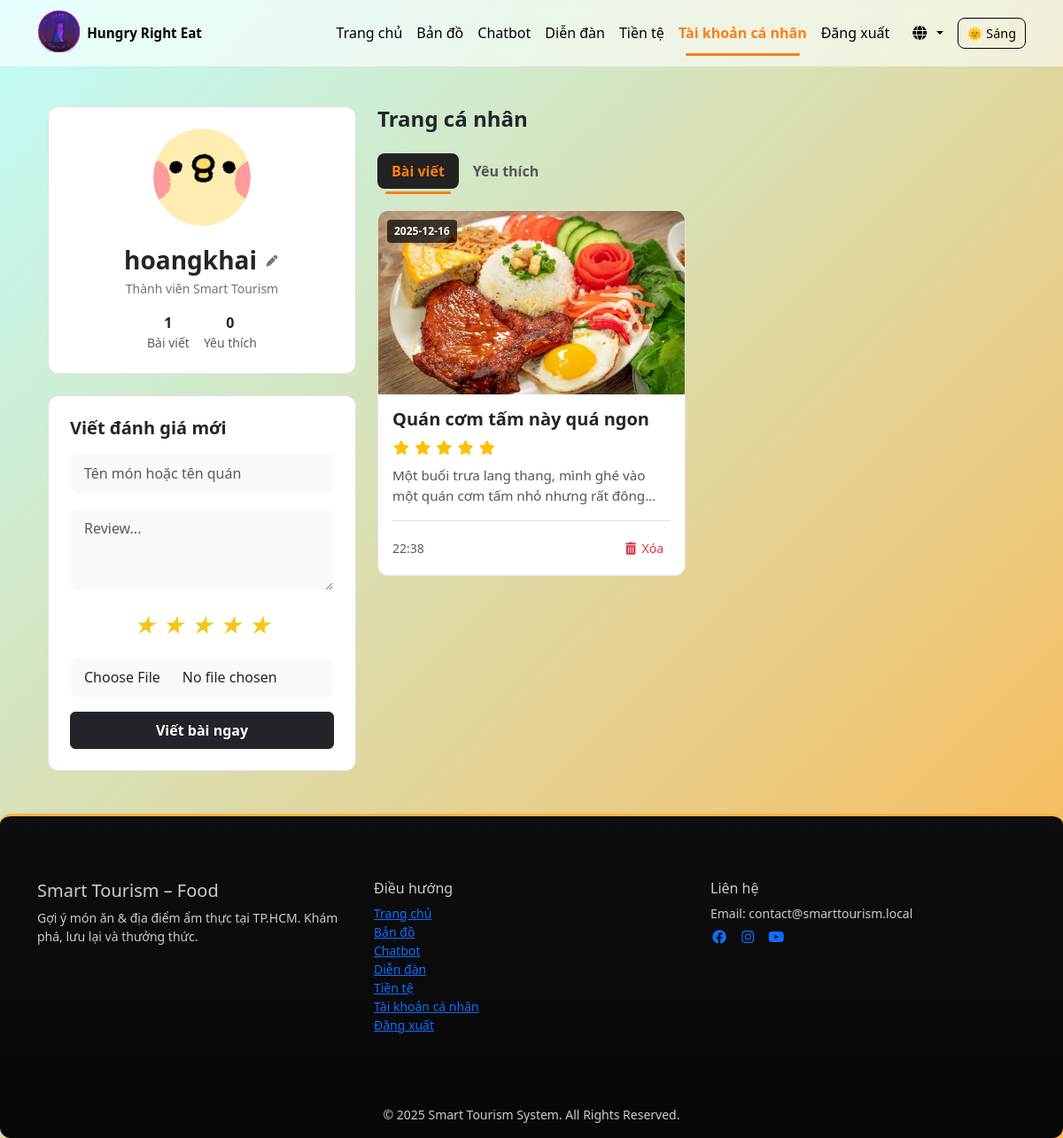
The app's page /account (signed in) with its own data.
### tables this page shows
CREATE TABLE users (
            id INTEGER PRIMARY KEY AUTOINCREMENT,
            username TEXT UNIQUE NOT NULL,
            email TEXT UNIQUE NOT NULL,
            password TEXT NOT NULL,
            verified INTEGER DEFAULT 0
        , avatar TEXT DEFAULT 'default.png', bio TEXT DEFAULT '');

CREATE TABLE food_posts (
            id INTEGER PRIMARY KEY AUTOINCREMENT,
            user_id INTEGER NOT NULL,
            food_name TEXT NOT NULL,
            description TEXT NOT NULL,
            image_filename TEXT,
            posted_at TEXT NOT NULL, rating INTEGER DEFAULT 5,
            FOREIGN KEY (user_id) REFERENCES users (id)
        );

### app.py (the view, shortened to what this page needs)
@app.route('/account')
@login_required
def account_page():
    user_id = session['user_id']
    user = get_user_by_id(user_id)
    if user and user['username'] != session.get('username'):
        session['username'] = user['username']
    username = user['username']
    user_bio = user['bio'] if user['bio'] else ""
    user_posts = get_food_posts_by_user(user_id)
    raw_favorites = get_favorites_by_user(user_id)
    enriched_favorites = []
    user = get_user_by_id(user_id)
    avatar_url = (
        url_for('static', filename=user['avatar'])
        if user and user['avatar']
        else url_for('static', filename='images/default-avatar.jpg')
    )
    return render_template(
        'account.html',
        user=user,
        username=username,
        user_bio=user_bio,
        avatar_url=avatar_url,
        posts=user_posts,
        favorites=enriched_favorites
    )

### app.py (called while the page is built)
@app.context_processor
def inject_lang():
    lang = session.get("lang", "vi") # Mặc định là tiếng Việt
    return dict(t=translations[lang], current_lang=lang, lang=translations[lang])

### auth.py (called while the page is built)
def login_required(f):
    @wraps(f)
    def decorated_function(*args, **kwargs):
        if 'user_id' not in session:
            flash('Vui lòng đăng nhập để truy cập trang này.', 'warning')
            return redirect(url_for('auth.login'))
        return f(*args, **kwargs)
    return decorated_function

### database.py (called while the page is built)
def get_db_connection():
    conn = sqlite3.connect(DATABASE)
    conn.row_factory = sqlite3.Row
    return conn

def get_user_by_id(user_id):
    conn = get_db_connection()
    user = conn.execute("SELECT * FROM users WHERE id = ?", (user_id,)).fetchone()
    conn.close()
    return user

def get_food_posts_by_user(user_id):
    conn = get_db_connection()
    posts = conn.execute("""
        SELECT fp.*, u.username
        FROM food_posts fp JOIN users u ON fp.user_id = u.id
        WHERE fp.user_id = ?
        ORDER BY posted_at DESC
    """, (user_id,)).fetchall()
    conn.close()
    return posts

def get_favorites_by_user(user_id):
    conn = get_db_connection()
    cursor = conn.cursor()
    rows = cursor.execute("""
        SELECT place_id, place_name, created_at
        FROM favorites
        WHERE user_id = ?
        ORDER BY created_at DESC
    """, (user_id,)).fetchall()
    conn.close()
    return [dict(row) for row in rows]

### templates/account.html (shortened to what this page needs)
{% extends "base.html" %}
{% block content %}
<link rel="stylesheet" href="{{ url_for('static', filename='css/account.css') }}">
<div class="container mt-4 mb-5">
    <div class="row g-4 justify-content-center">
        <div class="col-lg-4">
            <div class="flat-card mb-4 text-center p-4">
                <div class="avatar-wrapper mb-3">
                    <form id="avatarForm" action="{{ url_for('upload_avatar') }}" method="POST" enctype="multipart/form-data">
                        <label for="avatarInput" class="avatar-hover">
                            <img
                                src="{{ avatar_url }}"
                                class="avatar-img"
                                onerror="this.src='/static/images/default-avata.jpg'">
                        </label>
                    </form>
                </div>
                <div class="d-flex align-items-center justify-content-center gap-2 mb-1">
                    <h3 class="fw-bold mb-0">{{ username }}</h3>
                    <button class="btn btn-sm btn-link text-secondary p-0" data-bs-toggle="modal" data-bs-target="#editProfileModal" title="{{ lang.edit_profile }}">
                        <i class="fas fa-pen" style="font-size: 0.8rem;"></i>
                    </button>
                </div>
                {% if user_bio %}
                    <p class="text-muted fst-italic small mb-3 px-2">"{{ user_bio }}"</p>
                {% else %}
                    <p class="text-secondary small mb-3">{{ lang.profile_member }}</p>
                {% endif %}
                <div class="d-flex justify-content-center gap-3 text-center">
                    <div>
                        <div class="fw-bold">{{ posts|length }}</div>
                        <div class="small text-muted">{{ lang.profile_posts }}</div>
                    </div>
                    <div>
                        <div class="fw-bold">{{ favorites|length }}</div>
                        <div class="small text-muted">{{ lang.profile_fav }}</div>
                    </div>
                </div>
            </div>
            <div class="flat-card p-4 sticky-top" style="top: 80px; z-index: 1;">
                <h5 class="fw-bold mb-3">{{ lang.profile_write }}</h5>
                <form method="POST" action="{{ url_for('your_account') }}" enctype="multipart/form-data">
                    <div class="mb-3">
                        <input type="text" class="form-control flat-input" name="food_name" placeholder="{{ lang.profile_title_post }}" required>
                    </div>
                    <div class="mb-3">
                        <textarea class="form-control flat-input" name="description" rows="3" placeholder="Review..." required></textarea>
                    </div>
                    <div class="mb-3 text-center">
                        <div class="star-rating" id="starRating">
                            <i class="star" data-value="1">★</i>
                            <i class="star" data-value="2">★</i>
                            <i class="star" data-value="3">★</i>
                            <i class="star" data-value="4">★</i>
                            <i class="star" data-value="5">★</i>
                        </div>
                    </div>
                    <div class="mb-3">
                        <input class="form-control flat-input" type="file" name="image" accept="image/*">
                    </div>
                    <button type="submit" class="btn btn-dark w-100 fw-bold py-2">{{ lang.profile_write_now }}</button>
                </form>
            </div>
        </div>
        <div class="col-lg-8">
            <h4 class="fw-bold mb-4">{{ lang.profile_title }}</h4>
            <ul class="nav nav-pills mb-4" id="pills-tab" role="tablist">
                <li class="nav-item">
                    <button class="nav-link active fw-bold" id="pills-posts-tab" data-bs-toggle="pill" data-bs-target="#pills-posts" type="button">
                        {{ lang.profile_posts }}
                    </button>
                </li>
                <li class="nav-item">
                    <button class="nav-link fw-bold" id="pills-fav-tab" data-bs-toggle="pill" data-bs-target="#pills-fav" type="button">
                        {{ lang.profile_fav }}
                    </button>
                </li>
            </ul>
            <div class="tab-content" id="pills-tabContent">
                <div class="tab-pane fade show active" id="pills-posts">
                    {% if posts %}
                        <div class="row g-4">
                            {% for post in posts %}
                            <div class="col-md-6">
                                <div class="flat-card h-100 post-card">
                                    <div class="card-img-wrapper">
                                        <img src="{{ url_for('static', filename=post.image_filename.replace('\\', '/')) if post.image_filename else url_for('static', filename='images/default_food.jpg') }}"
                                            class="post-img"
                                            alt="{{ post.food_name }}"
                                            data-default="{{ url_for('static', filename='images/default_food.jpg') }}"
                                            onerror="this.onerror=null; this.src=this.dataset.default;">
                                        <div class="card-date-overlay">
                                            {{ post.posted_at.split(' ')[0] }}
                                        </div>
                                    </div>
                                    <div class="card-body p-3 d-flex flex-column">
                                        <h5 class="card-title fw-bold text-truncate">{{ post.food_name }}</h5>
                                        <div class="rating-stars mb-2">
                                            {% set star = post.rating if post.rating else 5 %}
                                            {% for i in range(1, 6) %}
                                                {% if i <= star %}
                                                    <i class="fas fa-star text-warning"></i>
                                                {% else %}
                                                    <i class="far fa-star text-muted"></i>
                                                {% endif %}
                                            {% endfor %}
                                        </div>
                                        <p class="description-text mb-3 flex-grow-1">{{ post.description }}</p>
                                        <div class="d-flex justify-content-between align-items-center pt-3 border-top">
                                            <small class="text-muted">{{ post.posted_at.split(' ')[1][:5] }}</small>
                                            <form action="{{ url_for('delete_post', post_id=post.id) }}" method="POST" onsubmit="return confirm('Bạn có chắc muốn xóa bài viết này không?');" style="display:inline;">
                                                <button type="submit" class="btn btn-sm btn-outline-danger border-0" title="{{ lang.clear }}">
                                                    <i class="fas fa-trash-alt"></i> {{ lang["clear"] }}
                                                </button>
                                            </form>
                                        </div>
                                    </div>
                                </div>
                            </div>
                            {% endfor %}
                        </div>
                    {% else %}
                        <div class="text-center py-5 bg-light rounded">
                            <p class="text-muted">{{ lang.profile_no_post }}</p>
                        </div>
                    {% endif %}
                </div>
            </div>
        </div>
    </div>
</div>
<link rel="stylesheet" href="https://cdnjs.cloudflare.com/ajax/libs/font-awesome/6.0.0/css/all.min.css">
{% endblock %}

### static/css/base.css (style rules this page uses)
:root { --color-bg: #faf7f3; --color-text: #222; --color-muted: #6c6c6c; --color-card: #fff; --color-card-shadow: rgba(12, 12, 12, 0.08); --brand-primary: #ff7b00; --brand-secondary: #ffb84c; --gradient-hero: linear-gradient(180deg, rgba(0,0,0,0.25), rgba(0,0,0,0.45)); }
body { padding-top: 72px; background: linear-gradient(135deg, #c0fdfb, #ffb347); min-height: 100vh; font-family: 'Verdana', 'Segoe UI', sans-serif; transition: background 0.35s ease, color 0.35s ease; -webkit-font-smoothing: antialiased; }
.form-control { border-radius: 8px; border: 1px solid #ced4da; padding: 0.75rem 1rem; }
.post-card { border: 1px solid #e0e0e0; border-radius: 12px; overflow: hidden; transition: transform 0.2s ease-in-out, box-shadow 0.2s ease-in-out; }
.post-card .card-body { padding: 1rem; }
.post-card .card-title { font-weight: 600; margin-bottom: 0.5rem; }
.nav-link { position: relative; transition: color 0.2s ease; color: #333; }
body:not(.dark) .nav-link.active { color: #fd7e14 !important; font-weight: 600; }
body:not(.dark) .nav-link.active::after { content: ""; position: absolute; left: 10%; bottom: -6px; width: 80%; height: 3px; background-color: #fd7e14; border-radius: 2px; }

### static/css/index.css (style rules this page uses)
.card-body { padding: 1.25rem; display: flex; flex-direction: column; }
.text-truncate { overflow: hidden; white-space: nowrap; text-overflow: ellipsis; }

### static/css/account.css (style rules this page uses)
.flat-card { background: #fff; border: 1px solid #e0e0e0; border-radius: 12px; overflow: hidden; transition: border-color 0.2s; }
.flat-input { background-color: #f8f9fa; border: 1px solid transparent; border-radius: 8px; padding: 10px 15px; }
.card-img-wrapper { position: relative; width: 100%; padding-top: 60%; overflow: hidden; background-color: #eee; }
.post-img { position: absolute; top: 0; left: 0; width: 100%; height: 100%; object-fit: cover; }
.card-date-overlay { position: absolute; top: 10px; left: 10px; background: rgba(0, 0, 0, 0.7); color: #fff; padding: 4px 8px; border-radius: 4px; font-size: 0.75rem; font-weight: bold; }
.description-text { font-size: 0.95rem; color: #555; display: -webkit-box; -webkit-line-clamp: 2; line-clamp: 2; -webkit-box-orient: vertical; overflow: hidden; }
.nav-pills .nav-link { color: #555; border-radius: 8px; padding: 8px 16px; }
.nav-pills .nav-link.active { background-color: #222; color: #fff; }
.avatar-wrapper { display: flex; justify-content: center; }
.avatar-hover { position: relative; width: 110px; height: 110px; border-radius: 50%; overflow: hidden; cursor: pointer; }
.avatar-img { width: 100%; height: 100%; object-fit: cover; border-radius: 50%; transition: 0.3s ease; }
.star-rating { font-size: 28px; cursor: pointer; user-select: none; }
.star { color: #ddd; transition: color 0.2s ease; }
.star.active { color: #f5c518; }

### records on screen
users: username "hoangkhai"
food_posts: image_filename (picture), posted_at "2025-12-16", food_name "Quán cơm tấm này quá ngon", description "Một buổi trưa lang thang, mình ghé vào một quán cơm tấm nhỏ nhưng rất…", posted_at "22:38", clear "Xóa"

### other values on screen
{{ lang.home }} "Trang chủ"
{{ lang.map }} "Bản đồ"
{{ lang.chatbot_chat_title }} "Chatbot"
{{ lang.forum }} "Diễn đàn"
{{ lang.currency }} "Tiền tệ"
{{ lang.your_account }} "Tài khoản cá nhân"
{{ lang.logout }} "Đăng xuất"
{{ lang.profile_member }} "Thành viên Smart Tourism"
{{ posts|length }} "1"
{{ lang.profile_posts }} "Bài viết"
{{ favorites|length }} "0"
{{ lang.profile_fav }} "Yêu thích"
{{ lang.profile_write }} "Viết đánh giá mới"
{{ lang.profile_write_now }} "Viết bài ngay"
{{ lang.profile_title }} "Trang cá nhân"
